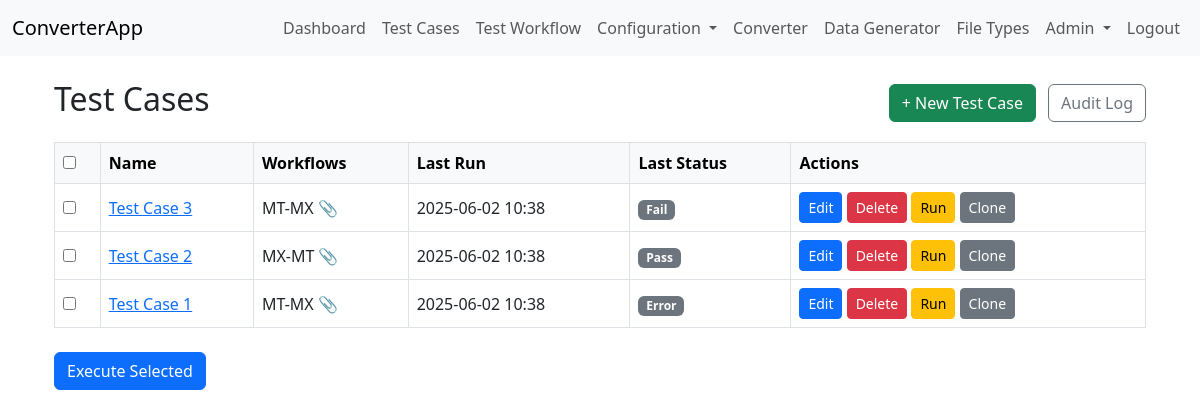
Screenshot of /testcases (signed in) with the database file from the repository.
### app/models.py (models this page shows)
class TestCase(db.Model):
    __tablename__ = 'test_case'
    id = db.Column(db.Integer, primary_key=True)
    name = db.Column(db.String(150), nullable=False)
    description = db.Column(db.String(255))
    created_at = db.Column(db.DateTime, default=datetime.utcnow)
    updated_at = db.Column(db.DateTime, default=datetime.utcnow, onupdate=datetime.utcnow)
    schedule = db.Column(db.String(64), nullable=True)  # e.g., 'daily', 'weekly', cron, or None
    next_run_at = db.Column(db.DateTime, nullable=True)
    workflows_assoc = db.relationship('TestCaseWorkflow', back_populates='test_case', cascade='all, delete-orphan')
    workflows = db.relationship('Workflow', secondary='testcase_workflow', back_populates='testcases')

class TestCaseWorkflow(db.Model):
    __tablename__ = 'testcase_workflow'
    id = db.Column(db.Integer, primary_key=True)
    test_case_id = db.Column(db.Integer, db.ForeignKey('test_case.id'), nullable=False)
    workflow_id = db.Column(db.Integer, db.ForeignKey('workflow.id'), nullable=False)
    sample_file = db.Column(db.String(255), nullable=True)  # Path to uploaded sample file
    test_case = db.relationship('TestCase', back_populates='workflows_assoc')
    workflow = db.relationship('Workflow', back_populates='testcases_assoc')

class Workflow(db.Model):
    id = db.Column(db.Integer, primary_key=True)
    name = db.Column(db.String(150), nullable=False, unique=True)
    stages = db.Column(db.Text, nullable=False)  # JSON list of converter config IDs
    created_at = db.Column(db.DateTime, default=datetime.utcnow)
    updated_at = db.Column(db.DateTime, default=datetime.utcnow, onupdate=datetime.utcnow)
    testcases_assoc = db.relationship('TestCaseWorkflow', back_populates='workflow', cascade='all, delete-orphan')
    testcases = db.relationship('TestCase', secondary='testcase_workflow', back_populates='workflows')

class TestRun(db.Model):
    __tablename__ = 'test_run'
    id = db.Column(db.Integer, primary_key=True)
    test_case_id = db.Column(db.Integer, db.ForeignKey('test_case.id'), nullable=False)
    executed_at = db.Column(db.DateTime, default=datetime.utcnow)
    status = db.Column(db.String(32), nullable=False)  # e.g., 'passed', 'failed', 'error'
    output = db.Column(db.Text)  # Store output, logs, or error messages
    duration = db.Column(db.Float)  # Duration in seconds
    test_case = db.relationship('TestCase', backref=db.backref('test_runs', lazy=True))

### app/testcases.py (the view)
@testcases.route('/testcases', methods=['GET'])
@login_required
def list_testcases():
    testcases = TestCase.query.order_by(TestCase.created_at.desc()).all()
    workflows = {w.id: w for w in Workflow.query.all()}
    return render_template('testcases.html', testcases=testcases, workflows=workflows)

### app/auth/routes.py (called while the page is built)
@login_manager.user_loader
def load_user(user_id):
    return User.query.get(int(user_id))

### app/templates/testcases.html (shortened to what this page needs)
{% extends 'base.html' %}
{% block content %}
<div class="container mt-4">
  <div class="d-flex justify-content-between align-items-center mb-3">
    <h2>Test Cases</h2>
    <div>
      <a href="{{ url_for('testcases.create_testcase') }}" class="btn btn-success">+ New Test Case</a>
      <a href="{{ url_for('testcases.testcases_auditlog') }}" class="btn btn-outline-secondary ms-2">Audit Log</a>
    </div>
  </div>
  <form id="bulk-execute-form" method="POST" action="{{ url_for('testcases.bulk_execute_testcases') }}">
    <div class="table-responsive">
      <table class="table table-bordered align-middle">
        <thead class="table-light">
          <tr>
            <th scope="col"><input type="checkbox" id="select-all"></th>
            <th scope="col">Name</th>
            <th scope="col">Workflows</th>
            <th scope="col">Last Run</th>
            <th scope="col">Last Status</th>
            <th scope="col">Actions</th>
          </tr>
        </thead>
        <tbody>
          {% for tc in testcases %}
          <tr>
            <td><input type="checkbox" name="testcase_ids" value="{{ tc.id }}"></td>
            <td><a href="{{ url_for('testcases.testcase_detail', id=tc.id) }}">{{ tc.name }}</a></td>
            <td>
              {% if tc.workflows_assoc|length > 0 %}
                {% for assoc in tc.workflows_assoc %}
                  {{ assoc.workflow.name }}{% if assoc.sample_file %} <span title="Sample file uploaded">📎</span>{% endif %}{% if not loop.last %}, {% endif %}
                {% endfor %}
              {% else %}
                <span class="text-muted">None</span>
              {% endif %}
            </td>
            <td>
              {% if tc.test_runs|length > 0 %}
                {{ tc.test_runs[-1].executed_at.strftime('%Y-%m-%d %H:%M') }}
              {% else %}
                -
              {% endif %}
            </td>
            <td>
              {% if tc.test_runs|length > 0 %}
                <a href="{{ url_for('testcases.testrun_detail', id=tc.test_runs[-1].id) }}" style="text-decoration:none;">
                  <span class="badge {% if tc.test_runs[-1].status == 'passed' %}bg-success{% elif tc.test_runs[-1].status == 'failed' %}bg-danger{% else %}bg-secondary{% endif %}">
                    {{ tc.test_runs[-1].status|capitalize }}
                  </span>
                </a>
              {% else %}
                <span class="badge bg-secondary">Never Run</span>
              {% endif %}
            </td>
            <td>
              <a href="{{ url_for('testcases.edit_testcase', id=tc.id) }}" class="btn btn-sm btn-primary">Edit</a>
              <form method="POST" action="{{ url_for('testcases.delete_testcase', id=tc.id) }}" style="display:inline-block;" onsubmit="return confirm('Delete this test case?');">
                <button type="submit" class="btn btn-sm btn-danger">Delete</button>
              </form>
              <form method="POST" action="{{ url_for('testcases.bulk_execute_testcases') }}" style="display:inline-block;">
                <button type="submit" class="btn btn-sm btn-warning">Run</button>
              </form>
              <form method="POST" action="{{ url_for('testcases.clone_testcase', id=tc.id) }}" style="display:inline-block;" onsubmit="return confirm('Clone this test case?');">
                <button type="submit" class="btn btn-sm btn-secondary">Clone</button>
              </form>
            </td>
          </tr>
          {% endfor %}
        </tbody>
      </table>
    </div>
    <button type="submit" class="btn btn-primary mt-2">Execute Selected</button>
  </form>
</div>
{% endblock %}

### rows the page displays
TestCase: name "Test Case 3", executed_at "2025-06-02 10:38", status "Fail"
TestCaseWorkflow: workflow.name "MT-MX"
TestCase: name "Test Case 2", executed_at "2025-06-02 10:38", status "Pass"
TestCaseWorkflow: workflow.name "MX-MT"
TestCase: name "Test Case 1", executed_at "2025-06-02 10:38", status "Error"
TestCaseWorkflow: workflow.name "MT-MX"
